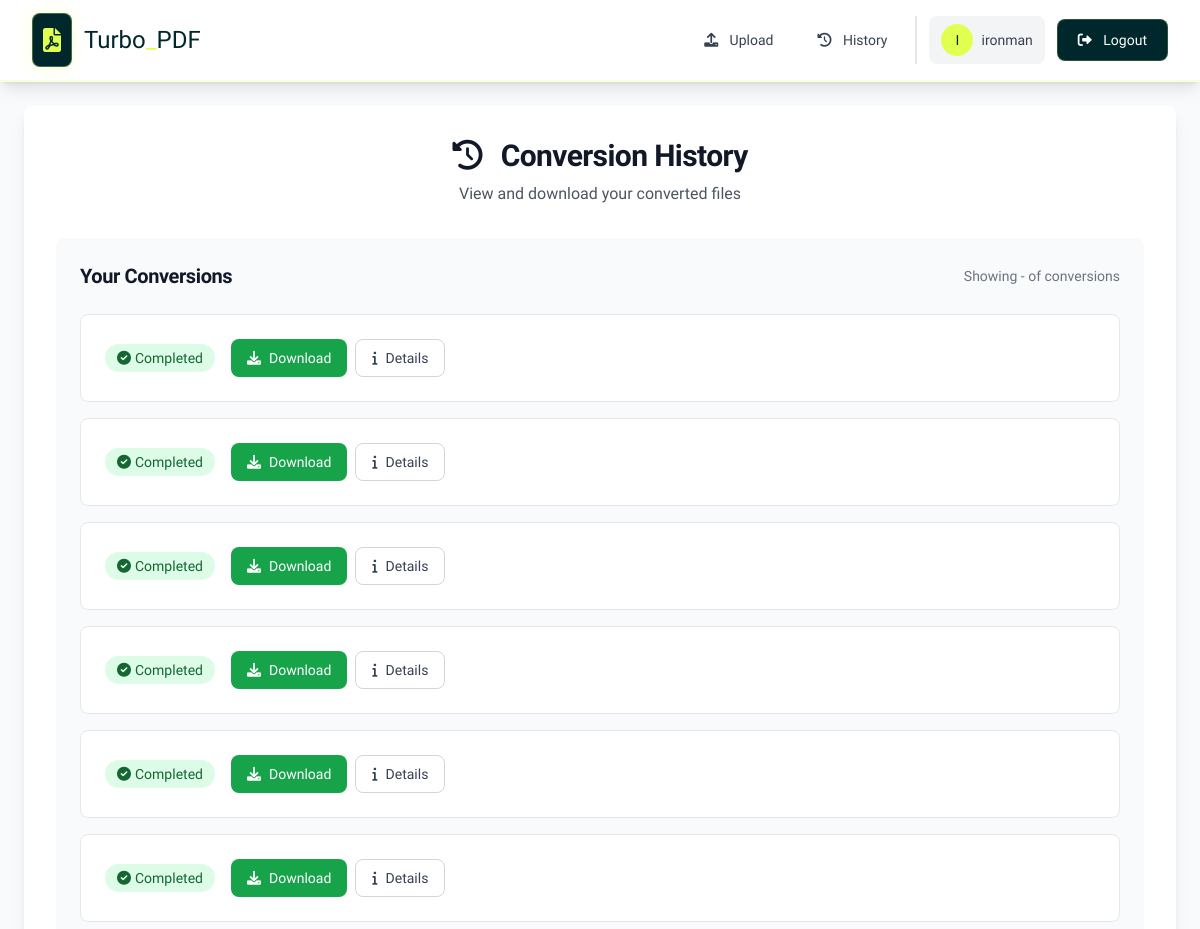
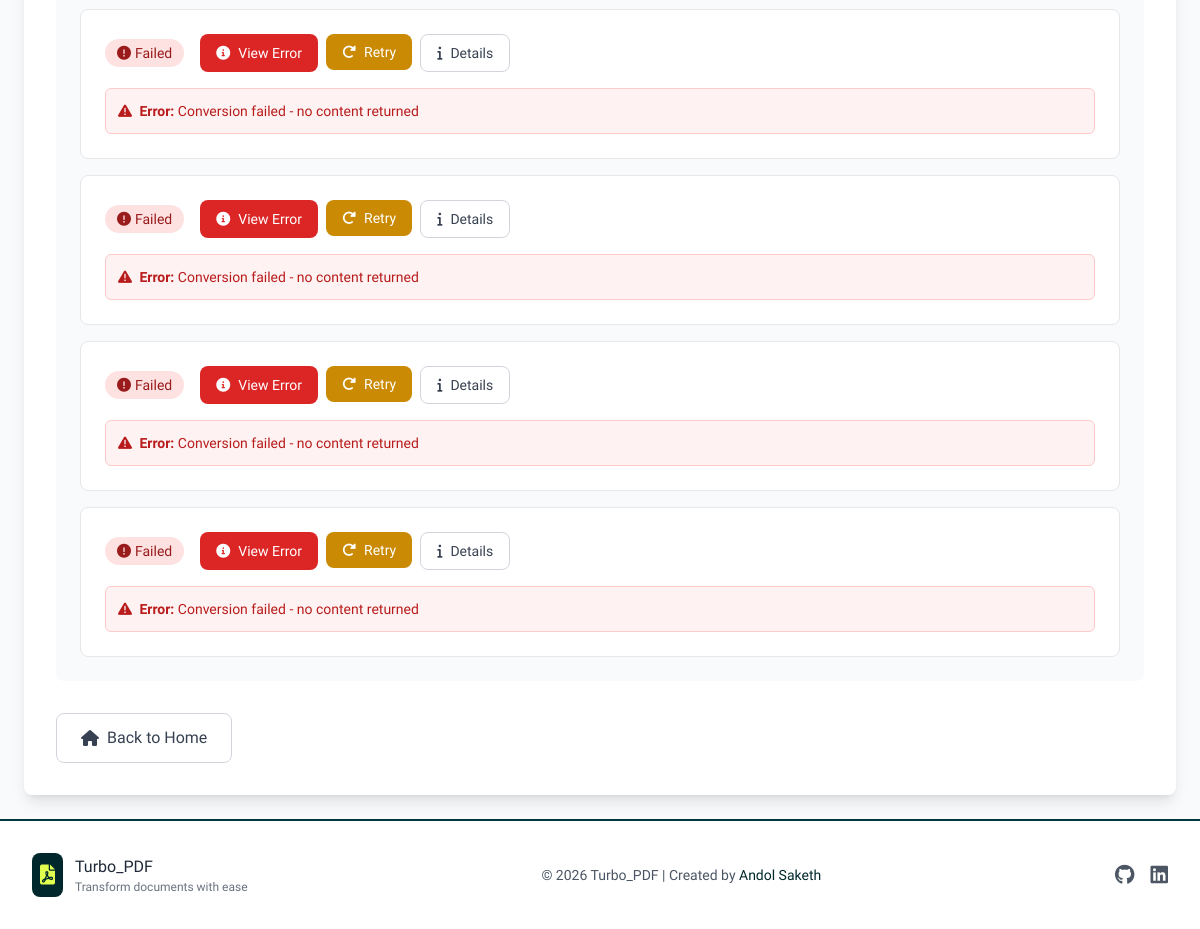
Page /converter/history/ (signed in) on the committed database (2 pictures, top to bottom).
### apps/conversions/models.py (models this page shows, shortened)
class ConversionRequest(models.Model):
    CONVERSION_TYPES = [
        ('pdf_to_word', 'PDF to Word'),
        ('word_to_pdf', 'Word to PDF'),
        ('pdf_to_excel', 'PDF to Excel'),
        ('excel_to_pdf', 'Excel to PDF'),
        ('pdf_to_image', 'PDF to Image'),
        ('image_to_pdf', 'Image to PDF'),
    ]
    user = models.ForeignKey(User, on_delete=models.CASCADE, null=True, blank=True)
    conversion_type = models.CharField(max_length=20, choices=CONVERSION_TYPES)
    original_file = models.FileField(upload_to=user_upload_path)
    converted_file = models.FileField(upload_to=user_converted_path, blank=True, null=True)
    original_filename = models.CharField(max_length=255)
    converted_filename = models.CharField(max_length=255, blank=True)
    file_size = models.BigIntegerField()
    status = models.CharField(max_length=20, default='pending')
    error_message = models.TextField(blank=True)
    created_at = models.DateTimeField(default=timezone.now)
    completed_at = models.DateTimeField(blank=True, null=True)
    download_count = models.IntegerField(default=0)

### apps/conversions/views.py (the view)
# urls.py: path('history/', views.ConversionHistoryView.as_view(), name='history'),
class ConversionHistoryView(LoginRequiredMixin, ListView):
    model = ConversionRequest
    template_name = 'conversions/history.html'
    context_object_name = 'conversions'
    paginate_by = 10
    def get_queryset(self):
        return ConversionRequest.objects.filter(user=self.request.user).order_by('-created_at')
    def get_context_data(self, **kwargs):
        context = super().get_context_data(**kwargs)
        user_convs = ConversionRequest.objects.filter(user=self.request.user)
        context.update({
            'total_conversions': user_convs.count(),
            'completed_conversions': user_convs.filter(status='completed').count(),
            'failed_conversions': user_convs.filter(status='failed').count(),
            'success_rate': round((user_convs.filter(status='completed').count() / user_convs.count() * 100) if user_convs.exists() else 0, 1),
        })
        return context

### apps/conversions/templates/conversions/history.html (shortened to what this page needs)
{% extends 'base.html' %}
{% block content %}
<div class="max-w-7xl mx-auto p-6">
    <div class="bg-white dark:bg-gray-800 rounded-lg shadow-lg p-8">
        <div class="text-center mb-8">
            <h1 class="text-3xl font-bold text-gray-900 dark:text-white mb-2">
                <i class="fas fa-history mr-3"></i> Conversion History
            </h1>
            <p class="text-gray-600 dark:text-gray-300">View and download your converted files</p>
        </div>
        {% if total_conversions > 0 %}
            <div class="bg-gray-50 dark:bg-gray-700 rounded-lg p-6">
                <div class="flex justify-between items-center mb-6">
                    <h2 class="text-xl font-semibold text-gray-900 dark:text-white">Your Conversions</h2>
                    <div class="text-sm text-gray-500 dark:text-gray-400">
                        Showing {{ conversions.start_index }}-{{ conversions.end_index }} of {{ conversions.paginator.count }} conversions
                    </div>
                </div>
                <div class="space-y-4">
                    {% for conversion in conversions %}
                    <div class="bg-white dark:bg-gray-800 border border-gray-200 dark:border-gray-600 rounded-lg p-6 transition-shadow hover:shadow-md"
                         data-conversion-id="{{ conversion.id }}" data-status="{{ conversion.status }}">
                        <div class="flex flex-col lg:flex-row lg:items-center lg:justify-between">
                            <div class="flex flex-col lg:flex-row lg:items-center gap-4">
                                <div class="flex justify-center lg:justify-start">
                                    {% if conversion.status == 'completed' %}
                                        <span class="inline-flex items-center px-3 py-1 rounded-full text-sm font-medium bg-green-100 text-green-800 dark:bg-green-900 dark:text-green-200">
                                            <i class="fas fa-check-circle mr-1"></i> Completed
                                        </span>
                                    {% elif conversion.status == 'processing' %}
                                        <span class="inline-flex items-center px-3 py-1 rounded-full text-sm font-medium bg-blue-100 text-blue-800 dark:bg-blue-900 dark:text-blue-200">
                                            <i class="fas fa-spinner fa-spin mr-1"></i> Processing
                                        </span>
                                    {% elif conversion.status == 'failed' %}
                                        <span class="inline-flex items-center px-3 py-1 rounded-full text-sm font-medium bg-red-100 text-red-800 dark:bg-red-900 dark:text-red-200">
                                            <i class="fas fa-exclamation-circle mr-1"></i> Failed
                                        </span>
                                    {% elif conversion.status == 'pending' %}
                                        <span class="inline-flex items-center px-3 py-1 rounded-full text-sm font-medium bg-yellow-100 text-yellow-800 dark:bg-yellow-900 dark:text-yellow-200">
                                            <i class="fas fa-clock mr-1"></i> Pending
                                        </span>
                                    {% endif %}
                                </div>
                                <div class="flex gap-2 flex-wrap">
                                    {% if conversion.status == 'completed' %}
                                 <a href="{% url 'conversions:download' file_id=conversion.id %}"
   class="inline-flex items-center px-4 py-2 bg-green-600 hover:bg-green-700 text-white text-sm font-medium rounded-lg transition-colors duration-200">
    <i class="fas fa-download mr-2"></i> Download
</a>
                                    {% elif conversion.status == 'processing' %}
                                        <a href="{% url 'conversions:convert_detail' conversion_id=conversion.id %}"
                                           class="inline-flex items-center px-4 py-2 bg-blue-600 hover:bg-blue-700 text-white text-sm font-medium rounded-lg transition-colors duration-200">
                                            <i class="fas fa-eye mr-2"></i> View Status
                                        </a>
                                    {% elif conversion.status == 'failed' %}
                                        <a href="{% url 'conversions:convert_detail' conversion_id=conversion.id %}"
                                           class="inline-flex items-center px-4 py-2 bg-red-600 hover:bg-red-700 text-white text-sm font-medium rounded-lg transition-colors duration-200">
                                            <i class="fas fa-info-circle mr-2"></i> View Error
                                        </a>
                                        <form method="post" action="{% url 'conversions:retry' conversion_id=conversion.id %}">
                                            <button type="submit"
                                                    class="inline-flex items-center px-4 py-2 bg-yellow-600 hover:bg-yellow-700 text-white text-sm font-medium rounded-lg transition-colors duration-200">
                                                <i class="fas fa-redo-alt mr-2"></i> Retry
                                            </button>
                                        </form>
                                    {% endif %}
                                    <a href="{% url 'conversions:convert_detail' conversion_id=conversion.id %}"
                                       class="inline-flex items-center px-4 py-2 border border-gray-300 dark:border-gray-600 text-gray-700 dark:text-gray-300 hover:bg-gray-50 dark:hover:bg-gray-700 text-sm font-medium rounded-lg transition-colors duration-200">
                                        <i class="fas fa-info mr-2"></i> Details
                                    </a>
                                </div>
                            </div>
                        </div>
                        {% if conversion.status == 'failed' and conversion.error_message %}
                        <div class="mt-4 p-3 bg-red-50 dark:bg-red-900 border border-red-200 dark:border-red-700 rounded-md">
                            <p class="text-sm text-red-700 dark:text-red-300">
                                <i class="fas fa-exclamation-triangle mr-1"></i>
                                <strong>Error:</strong> {{ conversion.error_message|truncatechars:150 }}
                            </p>
                        </div>
                        {% endif %}
                    </div>
                    {% endfor %}
                </div>
            </div>
        {% endif %}
        <div class="mt-8">
            <a href="/home/"
               class="inline-flex items-center px-6 py-3 border border-gray-300 dark:border-gray-600 text-gray-700 dark:text-gray-300 hover:bg-gray-50 dark:hover:bg-gray-700 font-medium rounded-lg transition-colors duration-200">
                <i class="fas fa-home mr-2"></i> Back to Home
            </a>
        </div>
    </div>
</div>
{% endblock %}

### apps/conversions/templates/base.html (shortened to what this page needs)
<!DOCTYPE html>
<html lang="en">
<head>
    <script src="https://cdn.tailwindcss.com"></script>
    <link rel="stylesheet" href="https://cdnjs.cloudflare.com/ajax/libs/font-awesome/6.0.0/css/all.min.css">
</head>
<body class="bg-gray-50 dark:bg-[#00272b] min-h-screen flex flex-col">
    <nav class="bg-white dark:bg-[#00272b] shadow-lg border-b-2 border-[#e0ff4f]/20">
        <div class="max-w-7xl mx-auto px-4 sm:px-6 lg:px-8">
            <div class="flex justify-between h-20">
                <div class="flex items-center">
                    <a href="/" class="flex items-center space-x-3 group">
                        <div class="relative">
                            <div class="relative bg-[#00272b] p-2.5 rounded-lg border border-[#e0ff4f]/30">
                                <i class="fas fa-file-pdf text-2xl text-[#e0ff4f]"></i>
                            </div>
                        </div>
                        <span class="text-2xl text-[#00272b] dark:text-[#e0ff4f]">
                            Turbo<span class="text-[#e0ff4f]">_</span>PDF
                        </span>
                    </a>
                </div>
                <div class="flex items-center space-x-3">
                    {% if user.is_authenticated %}
                        <a href="{% url 'conversions:upload' %}"
                           class="relative text-gray-700 dark:text-gray-300 hover:text-[#00272b] dark:hover:text-[#e0ff4f] px-4 py-2.5 rounded-lg text-sm transition-all duration-200 group">
                            <i class="fas fa-upload mr-2"></i>
                            <span>Upload</span>
                        </a>
                        <a href="{% url 'conversions:history' %}"
                           class="relative text-gray-700 dark:text-gray-300 hover:text-[#00272b] dark:hover:text-[#e0ff4f] px-4 py-2.5 rounded-lg text-sm transition-all duration-200 group">
                            <i class="fas fa-history mr-2"></i>
                            <span>History</span>
                        </a>
                        <div class="flex items-center space-x-3 ml-2 pl-3 border-l-2 border-gray-200 dark:border-[#00383d]">
                            <div class="flex items-center space-x-2 px-3 py-2 bg-gray-100 dark:bg-[#00383d] rounded-lg">
                                <div class="w-8 h-8 bg-[#e0ff4f] rounded-full flex items-center justify-center">
                                    <span class="text-[#00272b] text-sm">{{ user.username.0|upper }}</span>
                                </div>
                                <span class="text-sm  text-gray-700 dark:text-gray-300">{{ user.username }}</span>
                            </div>
                            <a href="/logout/"
                               class="bg-[#00272b] dark:bg-[#00383d] text-white dark:text-[#e0ff4f] border border-[#e0ff4f]/20 px-5 py-2.5 rounded-lg text-sm hover:bg-red-600 hover:text-white transition-all duration-200">
                                <i class="fas fa-sign-out-alt mr-2"></i>
                                Logout
                            </a>
                        </div>
                    {% endif %}
                </div>
            </div>
        </div>
    </nav>
    <main class="flex-grow">
        {% block content %}
        {% endblock %}
    </main>
    <footer class="bg-white dark:bg-[#00272b] border-t-2 border-[#00383d] mt-auto">
        <div class="max-w-7xl mx-auto py-8 px-4 sm:px-6 lg:px-8">
            <div class="flex flex-col md:flex-row justify-between items-center space-y-4 md:space-y-0">
                <div class="flex items-center space-x-3">
                    <div class="bg-[#00272b] dark:bg-[#e0ff4f] p-2 rounded-lg">
                        <i class="fas fa-file-pdf text-xl text-[#e0ff4f] dark:text-[#00272b]"></i>
                    </div>
                    <div>
                        <p class="text-gray-800 dark:text-white">Turbo_PDF</p>
                        <p class="text-gray-500 dark:text-[#e0ff4f]/60 text-xs">Transform documents with ease</p>
                    </div>
                </div>
                <div class="text-center">
                    <p class="text-gray-600 dark:text-gray-400 text-sm">
                        © 2026 Turbo_PDF | Created by
                        <span class="text-[#00272b] dark:text-[#e0ff4f]">
                            Andol Saketh
                        </span>
                    </p>
                </div>
                <div class="flex items-center space-x-4">
                    <a href="#" class="text-gray-600 dark:text-gray-400 hover:text-[#e0ff4f] transition-colors">
                        <i class="fab fa-github text-xl"></i>
                    </a>
                    <a href="https://www.linkedin.com/in/andol-saketh" class="text-gray-600 dark:text-gray-400 hover:text-[#e0ff4f] transition-colors">
                        <i class="fab fa-linkedin text-xl"></i>
                    </a>
                </div>
            </div>
        </div>
    </footer>
</body>
</html>

### apps/conversions/templates/base.html (style rules this page uses)
:root { --bg-primary: #00272b; --bg-secondary: #00383d; --text-primary: #ffffff; --text-secondary: #e0ff4f; --accent: #e0ff4f; --font-main: 'Plus Jakarta Sans', sans-serif; }
body { font-family: var(--font-main); -webkit-font-smoothing: antialiased; -moz-osx-font-smoothing: grayscale; }
h1, h2, h3, .font-bold { font-weight: 800; letter-spacing: -0.02em; }

### rows in the picture
ConversionRequest: status "completed" (drawn)
ConversionRequest: status "completed" (drawn)
ConversionRequest: status "completed" (drawn)
ConversionRequest: status "completed" (drawn)
ConversionRequest: status "completed" (drawn)
ConversionRequest: status "completed" (drawn)
ConversionRequest: status "failed" (drawn), error_message "Conversion failed - no content returned"
ConversionRequest: status "failed" (drawn), error_message "Conversion failed - no content returned"
ConversionRequest: status "failed" (drawn), error_message "Conversion failed - no content returned"
ConversionRequest: status "failed" (drawn), error_message "Conversion failed - no content returned"

### other values in the picture
{{ user.username.0|upper }} "I"
{{ user.username }} "ironman"
